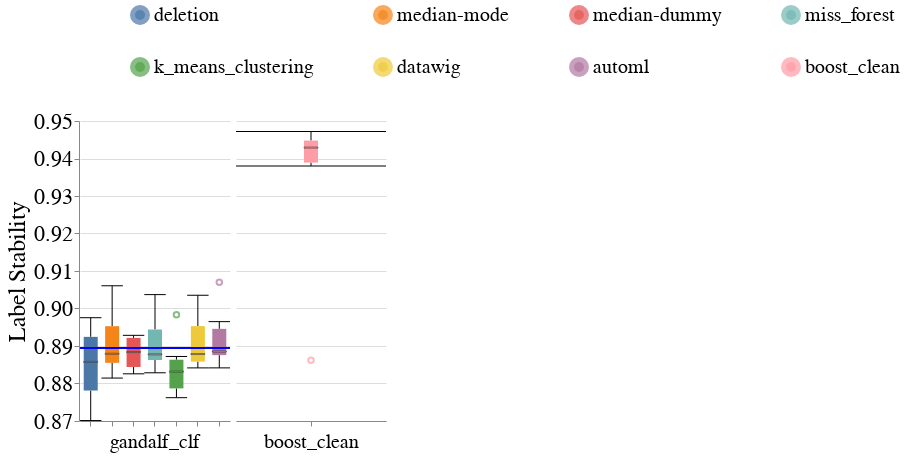

Source (notebook cell):
### Code cell
create_box_plots_for_diff_imputers_and_models(dataset_name=DATASET_NAME,
                                              metric_name='label_stability',
                                              db_client=db_client)

### Figure 1 — Vega-Lite specification as saved in the notebook (floating-point values rounded to 4 significant figures)
{"config": {"view": {"continuousWidth": 400, "continuousHeight": 300, "stroke": null}, "axis": {"labelFontSize": 22, "labelFontWeight": "normal", "titleFontSize": 24, "titleFontWeight": "normal"}, "facet": {"spacing": 5}, "header": {"labelFontSize": 20, "labelOrient": "bottom", "labelPadding": 5, "titleFontSize": 24}, "legend": {"columns": 4, "direction": "horizontal", "labelFontSize": 20, "labelLimit": 400, "orient": "top", "symbolOffset": 50, "symbolStrokeWidth": 10, "titleAnchor": "middle", "titleFontSize": 22, "titleLimit": 300}, "title": {"fontSize": 24}}, "data": {"name": "data-930551c3e53fa43bc603306d2c312108"}, "facet": {"column": {"field": "Model_Name", "sort": ["dt_clf", "lr_clf", "lgbm_clf", "rf_clf", "mlp_clf"], "title": null, "type": "nominal"}}, "spec": {"layer": [{"mark": {"type": "boxplot", "median": {"stroke": "black", "strokeWidth": 0.7}, "ticks": true}, "encoding": {"color": {"field": "Null_Imputer_Name", "sort": ["deletion", "median-mode", "median-dummy", "miss_forest", "k_means_clustering", "datawig", "automl", "boost_clean"], "title": null, "type": "nominal"}, "x": {"axis": {"labels": false}, "field": "Null_Imputer_Name", "sort": ["deletion", "median-mode", "median-dummy", "miss_forest", "k_means_clustering", "datawig", "automl", "boost_clean"], "title": null, "type": "nominal"}, "y": {"field": "Metric_Value", "scale": {"zero": false}, "title": "Label Stability", "type": "quantitative"}}}, {"mark": "rule", "encoding": {"color": {"value": "blue"}, "size": {"value": 2}, "y": {"field": "Baseline_Median", "type": "quantitative"}}}], "width": 150}, "resolve": {"scale": {"x": "independent"}}, "$schema": "https://vega.github.io/schema/vega-lite/v4.17.0.json", "datasets": {"data-930551c3e53fa43bc603306d2c312108": [{"Dataset_Name": "heart", "Null_Imputer_Name": "deletion", "Evaluation_Scenario": "mixed_exp", "Virny_Random_State": 400, "Model_Name": "gandalf_clf", "Subgroup": "overall", "Metric": "Label_Stability", "Metric_Value": 0.8975, "Test_Set_Index": 0, "Baseline_Median": 0.8895}, {"Dataset_Name": "heart", "Null_Imputer_Name": "datawig", "Evaluation_Scenario": "mixed_exp", "Virny_Random_State": 500, "Model_Name": "gandalf_clf", "Subgroup": "overall", "Metric": "Label_Stability", "Metric_Value": 0.9035, "Test_Set_Index": 0, "Baseline_Median": 0.8895}, {"Dataset_Name": "heart", "Null_Imputer_Name": "deletion", "Evaluation_Scenario": "mixed_exp", "Virny_Random_State": 100, "Model_Name": "gandalf_clf", "Subgroup": "overall", "Metric": "Label_Stability", "Metric_Value": 0.8756, "Test_Set_Index": 0, "Baseline_Median": 0.8895}, {"Dataset_Name": "heart", "Null_Imputer_Name": "datawig", "Evaluation_Scenario": "mixed_exp", "Virny_Random_State": 300, "Model_Name": "gandalf_clf", "Subgroup": "overall", "Metric": "Label_Stability", "Metric_Value": 0.8842, "Test_Set_Index": 0, "Baseline_Median": 0.8895}, {"Dataset_Name": "heart", "Null_Imputer_Name": "datawig", "Evaluation_Scenario": "mixed_exp", "Virny_Random_State": 200, "Model_Name": "gandalf_clf", "Subgroup": "overall", "Metric": "Label_Stability", "Metric_Value": 0.8975, "Test_Set_Index": 0, "Baseline_Median": 0.8895}, {"Dataset_Name": "heart", "Null_Imputer_Name": "datawig", "Evaluation_Scenario": "mixed_exp", "Virny_Random_State": 400, "Model_Name": "gandalf_clf", "Subgroup": "overall", "Metric": "Label_Stability", "Metric_Value": 0.8855, "Test_Set_Index": 0, "Baseline_Median": 0.8895}, {"Dataset_Name": "heart", "Null_Imputer_Name": "datawig", "Evaluation_Scenario": "mixed_exp", "Virny_Random_State": 100, "Model_Name": "gandalf_clf", "Subgroup": "overall", "Metric": "Label_Stability", "Metric_Value": 0.8887, "Test_Set_Index": 0, "Baseline_Median": 0.8895}, {"Dataset_Name": "heart", "Null_Imputer_Name": "deletion", "Evaluation_Scenario": "mixed_exp", "Virny_Random_State": 500, "Model_Name": "gandalf_clf", "Subgroup": "overall", "Metric": "Label_Stability", "Metric_Value": 0.8857, "Test_Set_Index": 0, "Baseline_Median": 0.8895}, {"Dataset_Name": "heart", "Null_Imputer_Name": "k_means_clustering", "Evaluation_Scenario": "mixed_exp", "Virny_Random_State": 200, "Model_Name": "gandalf_clf", "Subgroup": "overall", "Metric": "Label_Stability", "Metric_Value": 0.8872, "Test_Set_Index": 0, "Baseline_Median": 0.8895}, {"Dataset_Name": "heart", "Null_Imputer_Name": "automl", "Evaluation_Scenario": "mixed_exp", "Virny_Random_State": 200, "Model_Name": "gandalf_clf", "Subgroup": "overall", "Metric": "Label_Stability", "Metric_Value": 0.8965, "Test_Set_Index": 0, "Baseline_Median": 0.8895}, {"Dataset_Name": "heart", "Null_Imputer_Name": "median-dummy", "Evaluation_Scenario": "mixed_exp", "Virny_Random_State": 100, "Model_Name": "gandalf_clf", "Subgroup": "overall", "Metric": "Label_Stability", "Metric_Value": 0.8928, "Test_Set_Index": 0, "Baseline_Median": 0.8895}, {"Dataset_Name": "heart", "Null_Imputer_Name": "miss_forest", "Evaluation_Scenario": "mixed_exp", "Virny_Random_State": 500, "Model_Name": "gandalf_clf", "Subgroup": "overall", "Metric": "Label_Stability", "Metric_Value": 0.9037, "Test_Set_Index": 0, "Baseline_Median": 0.8895}, {"Dataset_Name": "heart", "Null_Imputer_Name": "automl", "Evaluation_Scenario": "mixed_exp", "Virny_Random_State": 300, "Model_Name": "gandalf_clf", "Subgroup": "overall", "Metric": "Label_Stability", "Metric_Value": 0.8842, "Test_Set_Index": 0, "Baseline_Median": 0.8895}, {"Dataset_Name": "heart", "Null_Imputer_Name": "miss_forest", "Evaluation_Scenario": "mixed_exp", "Virny_Random_State": 100, "Model_Name": "gandalf_clf", "Subgroup": "overall", "Metric": "Label_Stability", "Metric_Value": 0.8888, "Test_Set_Index": 0, "Baseline_Median": 0.8895}, {"Dataset_Name": "heart", "Null_Imputer_Name": "k_means_clustering", "Evaluation_Scenario": "mixed_exp", "Virny_Random_State": 300, "Model_Name": "gandalf_clf", "Subgroup": "overall", "Metric": "Label_Stability", "Metric_Value": 0.8762, "Test_Set_Index": 0, "Baseline_Median": 0.8895}, {"Dataset_Name": "heart", "Null_Imputer_Name": "automl", "Evaluation_Scenario": "mixed_exp", "Virny_Random_State": 600, "Model_Name": "gandalf_clf", "Subgroup": "overall", "Metric": "Label_Stability", "Metric_Value": 0.8883, "Test_Set_Index": 0, "Baseline_Median": 0.8895}, {"Dataset_Name": "heart", "Null_Imputer_Name": "miss_forest", "Evaluation_Scenario": "mixed_exp", "Virny_Random_State": 300, "Model_Name": "gandalf_clf", "Subgroup": "overall", "Metric": "Label_Stability", "Metric_Value": 0.8829, "Test_Set_Index": 0, "Baseline_Median": 0.8895}, {"Dataset_Name": "heart", "Null_Imputer_Name": "median-dummy", "Evaluation_Scenario": "mixed_exp", "Virny_Random_State": 300, "Model_Name": "gandalf_clf", "Subgroup": "overall", "Metric": "Label_Stability", "Metric_Value": 0.8826, "Test_Set_Index": 0, "Baseline_Median": 0.8895}, {"Dataset_Name": "heart", "Null_Imputer_Name": "median-mode", "Evaluation_Scenario": "mixed_exp", "Virny_Random_State": 100, "Model_Name": "gandalf_clf", "Subgroup": "overall", "Metric": "Label_Stability", "Metric_Value": 0.8882, "Test_Set_Index": 0, "Baseline_Median": 0.8895}, {"Dataset_Name": "heart", "Null_Imputer_Name": "median-mode", "Evaluation_Scenario": "mixed_exp", "Virny_Random_State": 400, "Model_Name": "gandalf_clf", "Subgroup": "overall", "Metric": "Label_Stability", "Metric_Value": 0.8848, "Test_Set_Index": 0, "Baseline_Median": 0.8895}, {"Dataset_Name": "heart", "Null_Imputer_Name": "median-dummy", "Evaluation_Scenario": "mixed_exp", "Virny_Random_State": 500, "Model_Name": "gandalf_clf", "Subgroup": "overall", "Metric": "Label_Stability", "Metric_Value": 0.8853, "Test_Set_Index": 0, "Baseline_Median": 0.8895}, {"Dataset_Name": "heart", "Null_Imputer_Name": "median-dummy", "Evaluation_Scenario": "mixed_exp", "Virny_Random_State": 200, "Model_Name": "gandalf_clf", "Subgroup": "overall", "Metric": "Label_Stability", "Metric_Value": 0.8924, "Test_Set_Index": 0, "Baseline_Median": 0.8895}, {"Dataset_Name": "heart", "Null_Imputer_Name": "deletion", "Evaluation_Scenario": "mixed_exp", "Virny_Random_State": 200, "Model_Name": "gandalf_clf", "Subgroup": "overall", "Metric": "Label_Stability", "Metric_Value": 0.8858, "Test_Set_Index": 0, "Baseline_Median": 0.8895}, {"Dataset_Name": "heart", "Null_Imputer_Name": "median-mode", "Evaluation_Scenario": "mixed_exp", "Virny_Random_State": 600, "Model_Name": "gandalf_clf", "Subgroup": "overall", "Metric": "Label_Stability", "Metric_Value": 0.8876, "Test_Set_Index": 0, "Baseline_Median": 0.8895}, {"Dataset_Name": "heart", "Null_Imputer_Name": "k_means_clustering", "Evaluation_Scenario": "mixed_exp", "Virny_Random_State": 400, "Model_Name": "gandalf_clf", "Subgroup": "overall", "Metric": "Label_Stability", "Metric_Value": 0.8837, "Test_Set_Index": 0, "Baseline_Median": 0.8895}, {"Dataset_Name": "heart", "Null_Imputer_Name": "median-dummy", "Evaluation_Scenario": "mixed_exp", "Virny_Random_State": 400, "Model_Name": "gandalf_clf", "Subgroup": "overall", "Metric": "Label_Stability", "Metric_Value": 0.8914, "Test_Set_Index": 0, "Baseline_Median": 0.8895}, {"Dataset_Name": "heart", "Null_Imputer_Name": "median-mode", "Evaluation_Scenario": "mixed_exp", "Virny_Random_State": 300, "Model_Name": "gandalf_clf", "Subgroup": "overall", "Metric": "Label_Stability", "Metric_Value": 0.8814, "Test_Set_Index": 0, "Baseline_Median": 0.8895}, {"Dataset_Name": "heart", "Null_Imputer_Name": "median-mode", "Evaluation_Scenario": "mixed_exp", "Virny_Random_State": 500, "Model_Name": "gandalf_clf", "Subgroup": "overall", "Metric": "Label_Stability", "Metric_Value": 0.9061, "Test_Set_Index": 0, "Baseline_Median": 0.8895}, {"Dataset_Name": "heart", "Null_Imputer_Name": "datawig", "Evaluation_Scenario": "mixed_exp", "Virny_Random_State": 600, "Model_Name": "gandalf_clf", "Subgroup": "overall", "Metric": "Label_Stability", "Metric_Value": 0.887, "Test_Set_Index": 0, "Baseline_Median": 0.8895}, {"Dataset_Name": "heart", "Null_Imputer_Name": "k_means_clustering", "Evaluation_Scenario": "mixed_exp", "Virny_Random_State": 500, "Model_Name": "gandalf_clf", "Subgroup": "overall", "Metric": "Label_Stability", "Metric_Value": 0.8983, "Test_Set_Index": 0, "Baseline_Median": 0.8895}, {"Dataset_Name": "heart", "Null_Imputer_Name": "k_means_clustering", "Evaluation_Scenario": "mixed_exp", "Virny_Random_State": 600, "Model_Name": "gandalf_clf", "Subgroup": "overall", "Metric": "Label_Stability", "Metric_Value": 0.8774, "Test_Set_Index": 0, "Baseline_Median": 0.8895}, {"Dataset_Name": "heart", "Null_Imputer_Name": "automl", "Evaluation_Scenario": "mixed_exp", "Virny_Random_State": 100, "Model_Name": "gandalf_clf", "Subgroup": "overall", "Metric": "Label_Stability", "Metric_Value": 0.8888, "Test_Set_Index": 0, "Baseline_Median": 0.8895}, {"Dataset_Name": "heart", "Null_Imputer_Name": "automl", "Evaluation_Scenario": "mixed_exp", "Virny_Random_State": 400, "Model_Name": "gandalf_clf", "Subgroup": "overall", "Metric": "Label_Stability", "Metric_Value": 0.8873, "Test_Set_Index": 0, "Baseline_Median": 0.8895}, {"Dataset_Name": "heart", "Null_Imputer_Name": "k_means_clustering", "Evaluation_Scenario": "mixed_exp", "Virny_Random_State": 100, "Model_Name": "gandalf_clf", "Subgroup": "overall", "Metric": "Label_Stability", "Metric_Value": 0.8826, "Test_Set_Index": 0, "Baseline_Median": 0.8895}, {"Dataset_Name": "heart", "Null_Imputer_Name": "median-mode", "Evaluation_Scenario": "mixed_exp", "Virny_Random_State": 200, "Model_Name": "gandalf_clf", "Subgroup": "overall", "Metric": "Label_Stability", "Metric_Value": 0.8976, "Test_Set_Index": 0, "Baseline_Median": 0.8895}, {"Dataset_Name": "heart", "Null_Imputer_Name": "median-dummy", "Evaluation_Scenario": "mixed_exp", "Virny_Random_State": 600, "Model_Name": "gandalf_clf", "Subgroup": "overall", "Metric": "Label_Stability", "Metric_Value": 0.8841, "Test_Set_Index": 0, "Baseline_Median": 0.8895}, {"Dataset_Name": "heart", "Null_Imputer_Name": "deletion", "Evaluation_Scenario": "mixed_exp", "Virny_Random_State": 300, "Model_Name": "gandalf_clf", "Subgroup": "overall", "Metric": "Label_Stability", "Metric_Value": 0.8701, "Test_Set_Index": 0, "Baseline_Median": 0.8895}, {"Dataset_Name": "heart", "Null_Imputer_Name": "deletion", "Evaluation_Scenario": "mixed_exp", "Virny_Random_State": 600, "Model_Name": "gandalf_clf", "Subgroup": "overall", "Metric": "Label_Stability", "Metric_Value": 0.8946, "Test_Set_Index": 0, "Baseline_Median": 0.8895}, {"Dataset_Name": "heart", "Null_Imputer_Name": "miss_forest", "Evaluation_Scenario": "mixed_exp", "Virny_Random_State": 200, "Model_Name": "gandalf_clf", "Subgroup": "overall", "Metric": "Label_Stability", "Metric_Value": 0.8963, "Test_Set_Index": 0, "Baseline_Median": 0.8895}, {"Dataset_Name": "heart", "Null_Imputer_Name": "miss_forest", "Evaluation_Scenario": "mixed_exp", "Virny_Random_State": 600, "Model_Name": "gandalf_clf", "Subgroup": "overall", "Metric": "Label_Stability", "Metric_Value": 0.8867, "Test_Set_Index": 0, "Baseline_Median": 0.8895}, {"Dataset_Name": "heart", "Null_Imputer_Name": "miss_forest", "Evaluation_Scenario": "mixed_exp", "Virny_Random_State": 400, "Model_Name": "gandalf_clf", "Subgroup": "overall", "Metric": "Label_Stability", "Metric_Value": 0.8861, "Test_Set_Index": 0, "Baseline_Median": 0.8895}, {"Dataset_Name": "heart", "Null_Imputer_Name": "boost_clean", "Evaluation_Scenario": "mixed_exp", "Virny_Random_State": 100, "Model_Name": "boost_clean", "Subgroup": "overall", "Metric": "Label_Stability", "Metric_Value": 0.8862, "Test_Set_Index": 0, "Baseline_Median": null}, {"Dataset_Name": "heart", "Null_Imputer_Name": "boost_clean", "Evaluation_Scenario": "mixed_exp", "Virny_Random_State": 200, "Model_Name": "boost_clean", "Subgroup": "overall", "Metric": "Label_Stability", "Metric_Value": 0.938, "Test_Set_Index": 0, "Baseline_Median": null}, {"Dataset_Name": "heart", "Null_Imputer_Name": "boost_clean", "Evaluation_Scenario": "mixed_exp", "Virny_Random_State": 500, "Model_Name": "boost_clean", "Subgroup": "overall", "Metric": "Label_Stability", "Metric_Value": 0.9442, "Test_Set_Index": 0, "Baseline_Median": null}, {"Dataset_Name": "heart", "Null_Imputer_Name": "boost_clean", "Evaluation_Scenario": "mixed_exp", "Virny_Random_State": 300, "Model_Name": "boost_clean", "Subgroup": "overall", "Metric": "Label_Stability", "Metric_Value": 0.9416, "Test_Set_Index": 0, "Baseline_Median": null}, {"Dataset_Name": "heart", "Null_Imputer_Name": "boost_clean", "Evaluation_Scenario": "mixed_exp", "Virny_Random_State": 600, "Model_Name": "boost_clean", "Subgroup": "overall", "Metric": "Label_Stability", "Metric_Value": 0.945, "Test_Set_Index": 0, "Baseline_Median": null}, {"Dataset_Name": "heart", "Null_Imputer_Name": "boost_clean", "Evaluation_Scenario": "mixed_exp", "Virny_Random_State": 400, "Model_Name": "boost_clean", "Subgroup": "overall", "Metric": "Label_Stability", "Metric_Value": 0.9472, "Test_Set_Index": 0, "Baseline_Median": null}, {"Dataset_Name": "heart", "Null_Imputer_Name": "automl", "Evaluation_Scenario": "mixed_exp", "Virny_Random_State": 500, "Model_Name": "gandalf_clf", "Subgroup": "overall", "Metric": "Label_Stability", "Metric_Value": 0.907, "Test_Set_Index": 0, "Baseline_Median": 0.8895}]}}
